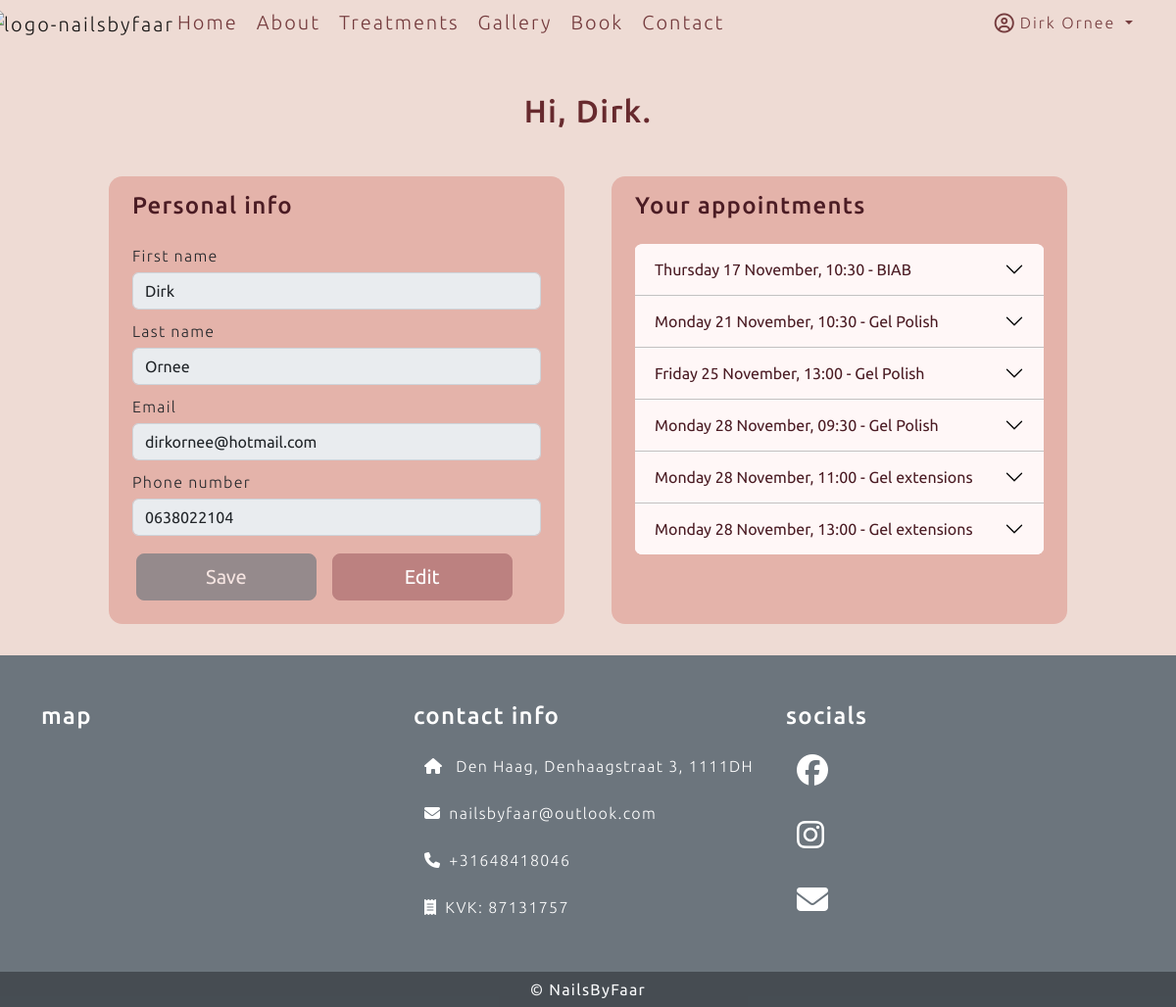
Before: /user/dashboard (signed in) with the older database file.
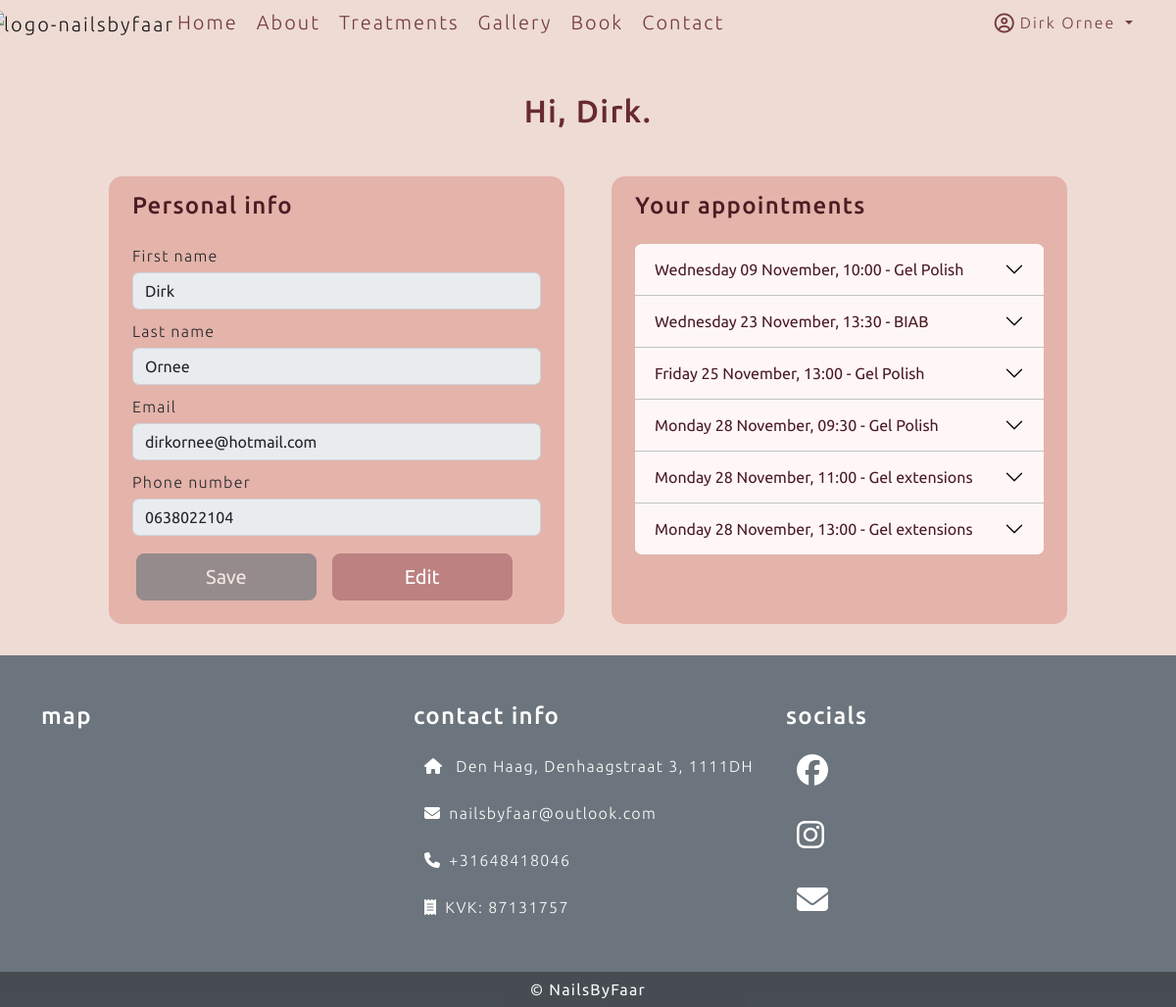
After: the same page with the newer database file.
### salon/models.py (models this page shows, shortened)
class Appointment(models.Model):
    user = models.ForeignKey(User, related_name="user", on_delete=models.PROTECT, null=True, blank=True)
    email = models.EmailField(max_length=254, blank=True, null=True)
    first_name = models.CharField(max_length=254, null=True, blank=True)
    last_name = models.CharField(max_length=254, null=True, blank=True)
    phone_number = models.CharField(max_length=16, null=True, blank=True)
    treatment_name = models.ForeignKey(Treatment, related_name="treatment_name", on_delete=models.PROTECT, null=True)
    date_time = models.DateTimeField()

class Treatment(models.Model):
    appointment_type = models.CharField(max_length=150)
    title = models.CharField(max_length=150, unique=True)
    description = models.TextField()
    short_description = models.CharField(max_length=225)
    image = CloudinaryField('image', default='placeholder')
    price = models.DecimalField(max_digits=10, decimal_places=2)
    duration = models.DecimalField(max_digits=3, decimal_places=0)
    display = models.BooleanField(default=False)
    active = models.BooleanField(default=False)

### users/views.py (the view, shortened to what this page needs)
# urls.py: path('dashboard', views.Dashboard.as_view(), name="dashboard"),
class Dashboard(View):
    def get(self, request):
        user_dict = {}
        if request.user.is_authenticated:
            user_dict = {'email': request.user.email, 'first_name': request.user.first_name, 'last_name': request.user.last_name, 'phone_number': request.user.phone_number}
        else:
            user_dict = {}
        user_form = EditUserForm(initial=user_dict)
        yesterday = datetime.today() - timedelta(days=1)
        appointmentQueryset1 = Appointment.objects.filter(date_time__gt=yesterday).filter(user__email=request.user.email).order_by("date_time").values()
        appointmentQueryset2 = Appointment.objects.filter(date_time__gt=yesterday).filter(email=request.user.email).order_by("date_time").values()
        appointmentQueryset = list(appointmentQueryset1 | appointmentQueryset2)
        for dict in appointmentQueryset:
            date = dict["date_time"]
            check_date = datetime.now() + timedelta(days=2)
            if date <= check_date:
                dict["not_cancellable"] = True
                print("don't cancel me")
            dict["date_time_short"] = dict["date_time"].strftime("%A %d %B, %H:%M")
            dict["date_time"] = dict["date_time"].strftime("%A %d %B %Y, %H:%M")
            dict["duration"] = int(Treatment.objects.get(id=dict['treatment_name_id']).duration)
            dict["treatment_name"] = Treatment.objects.get(id=dict['treatment_name_id']).title
        context = {"user_form": user_form, "appointments": appointmentQueryset}
        return render(request, "user-dashboard.html", context=context)

### users/forms.py
class EditUserForm(forms.ModelForm):
    def __init__(self, *args, **kwargs):
        super(EditUserForm, self).__init__(*args, **kwargs)
        for fieldname, field in self.fields.items():
            field.widget.attrs.update({
            'class': 'custom-form-field'
        })
    class Meta:
        model = User
        fields = ('first_name', 'last_name', 'email', 'phone_number')

### templates/user-dashboard.html (shortened to what this page needs)
{% extends "base.html" %}
{% load static %}
{% load crispy_forms_tags %}
{% block content %}
<div class="container mt-md-5 my-2">
    <div class="row mx-auto w-100 justify-content-center">
        <div class="text-center mb-3">
            <h2>Hi, {{ request.user.first_name}}.</h2>
        </div>
        <div class="col-md-5 m-4 py-3 px-md-4 h-100 user-data-box">
            <h4>Personal info</h4>
            <form method="POST" class="mt-4" id="user-data-form">
                {{ user_form | crispy }}
                <div class="row">
                    <button type="submit" class="btn btn-secondary btn-card btn-lg col-5 disabled my-2 ms-3"
                        id="save-user-data">Save</button>
                    <button type="button" onClick="editUserData()"
                        class="btn btn-secondary btn-card btn-lg col-5 my-2 ms-3" id="edit-user-data">Edit</button>
                </div>
            </form>
        </div>
        <div class="col-md-5 m-4 py-3 px-md-4 user-data-box">
            <h4>Your appointments</h4>
            <div class="mt-4 accordion accordion-flush" id="accordionFlushAppointment">
                {% for appointment in appointments %}
                <div class="accordion-item">
                    <h5 class="accordion-header" id="flush-heading-{{ forloop.counter }}">
                        <button class="accordion-button collapsed" type="button" data-bs-toggle="collapse"
                            data-bs-target="#flush-collapse-{{ forloop.counter }}" aria-expanded="false"
                            aria-controls="flush-collapse-{{ forloop.counter }}">
                            {{ appointment.date_time_short }} - {{ appointment.treatment_name }}
                        </button>
                    </h5>
                </div>
                {% endfor %}
            </div>
        </div>
    </div>
    {% endblock %}

Changed rows visible on the page:
changed Appointment (number 1 of 6 on the later page): date_time_short "Monday 21 November, 10:30" → "Wednesday 09 November, 10:00"; moves up the list
changed Appointment "BIAB": date_time_short "Thursday 17 November, 10:30" → "Wednesday 23 November, 13:30"
